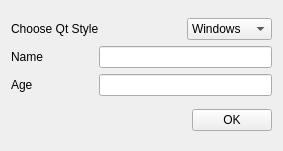
<?xml version="1.0" encoding="UTF-8"?>
<ui version="4.0">
 <class>Form</class>
 <widget class="QWidget" name="Form">
  <property name="geometry">
   <rect>
    <x>0</x>
    <y>0</y>
    <width>283</width>
    <height>151</height>
   </rect>
  </property>
  <property name="windowTitle">
   <string>Form</string>
  </property>
  <layout class="QVBoxLayout">
   <item>
    <layout class="QGridLayout">
     <item row="2" column="1" colspan="2">
      <widget class="QLineEdit" name="age"/>
     </item>
     <item row="0" column="0" colspan="2">
      <widget class="QLabel" name="label">
       <property name="text">
        <string>Choose Qt Style</string>
       </property>
      </widget>
     </item>
     <item row="0" column="2">
      <widget class="QComboBox" name="style">
       <item>
        <property name="text">
         <string>Windows</string>
        </property>
       </item>
       <item>
        <property name="text">
         <string>Fusion</string>
        </property>
       </item>
       <item>
        <property name="text">
         <string>Macintosh</string>
        </property>
       </item>
      </widget>
     </item>
     <item row="1" column="0">
      <widget class="QLabel" name="label_2">
       <property name="text">
        <string>Name</string>
       </property>
      </widget>
     </item>
     <item row="1" column="1" colspan="2">
      <widget class="QLineEdit" name="name"/>
     </item>
     <item row="2" column="0">
      <widget class="QLabel" name="label_3">
       <property name="text">
        <string>Age</string>
       </property>
      </widget>
     </item>
    </layout>
   </item>
   <item>
    <layout class="QHBoxLayout">
     <item>
      <spacer>
       <property name="orientation">
        <enum>Qt::Horizontal</enum>
       </property>
       <property name="sizeHint" stdset="0">
        <size>
         <width>40</width>
         <height>20</height>
        </size>
       </property>
      </spacer>
     </item>
     <item>
      <widget class="QPushButton" name="pushButton">
       <property name="text">
        <string>OK</string>
       </property>
      </widget>
     </item>
    </layout>
   </item>
  </layout>
 </widget>
 <resources/>
 <connections/>
</ui>
